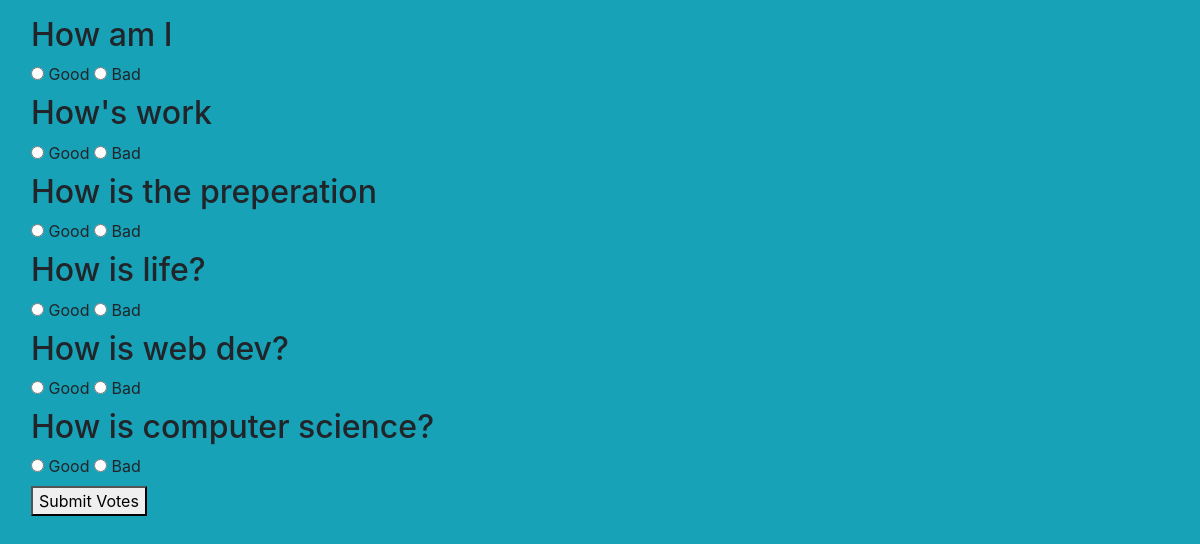
Screenshot of /poll/ with the database file from the repository.
### poll/models.py (models this page shows)
class apollModel(models.Model):
    question = models.CharField(max_length=200,primary_key=True)
    timestamp = models.DateTimeField()
    class Meta:
        ordering = ('-timestamp',)

### poll/views.py (the view)
# urls.py: path('',views.index,name='index'),
def index(request):
    if request.method == "POST":
        questions = apollModel.objects.all()
        for ques in questions:
            choice = request.POST.get(f"choice_{ques.question}")
            if choice:
                vote_entry = upollModel.objects.filter(question=ques, choice=choice).first()
                if vote_entry:
                    vote_entry.vote += 1
                    vote_entry.save()
                else:
                    upollModel.objects.create(question=ques, choice=choice, vote=1)
        return HttpResponseRedirect('/poll/addpoll')
    else:
        questions = apollModel.objects.all()
        return render(request, 'index.html', {'questions': questions})

### poll/templates/index.html (shortened to what this page needs)
<!DOCTYPE html>
<html lang="en" xmlns="http://www.w3.org/1999/xhtml">
<head>
    <link rel="stylesheet" href="https://stackpath.bootstrapcdn.com/bootstrap/4.1.3/css/bootstrap.min.css"
>
</head>
<body class="container bg-info mx-3 mt-3">
    <form action="" method="post">
        {% for question in questions %}
            <div>
                <h2>{{ question.question }}</h2>
                <label>
                    <input type="radio" name="choice_{{ question.question }}" value="good"> Good
                </label>
                <label>
                    <input type="radio" name="choice_{{ question.question }}" value="bad"> Bad
                </label>
            </div>
        {% endfor %}
        <button type="submit">Submit Votes</button>
    </form>
</body>
</html>

### rows the page displays
apollModel: question "How am I"
apollModel: question "How's work"
apollModel: question "How is the preperation"
apollModel: question "How is life?"
apollModel: question "How is web dev?"
apollModel: question "How is computer science?"
